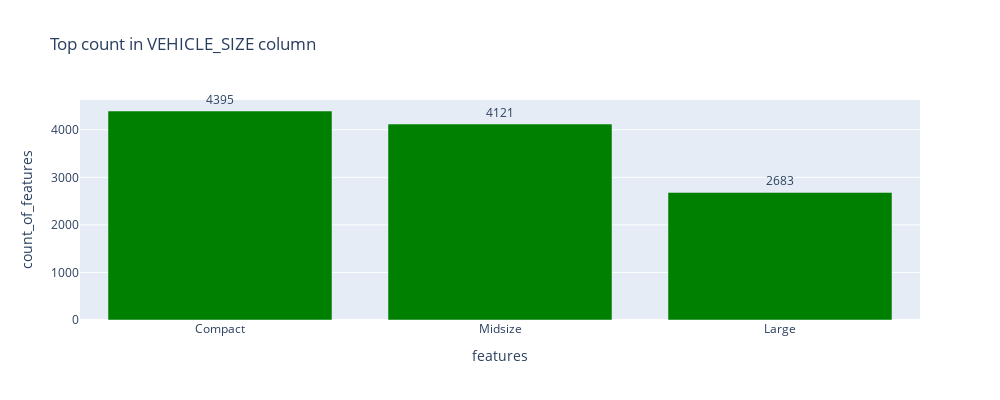

The code cell stored with this chart in its notebook:
### Code cell
categorical_count(cleaned_car_data, 'vehicle_size')

### Figure 1 — Plotly figure (JSON) as saved in the notebook; plotly's stock layout.template omitted (floating-point values rounded to 4 significant figures)
{"data": [{"alignmentgroup": "True", "cliponaxis": false, "hovertemplate": "features=%{x}<br>count_of_features=%{text}<extra></extra>", "legendgroup": "", "marker": {"color": "green", "pattern": {"shape": ""}}, "name": "", "offsetgroup": "", "orientation": "v", "showlegend": false, "text": [4395, 4121, 2683], "textangle": 0, "textfont": {"size": 12}, "textposition": "outside", "type": "bar", "x": ["Compact", "Midsize", "Large"], "xaxis": "x", "y": [4395, 4121, 2683], "yaxis": "y"}], "layout": {"barmode": "relative", "height": 400, "legend": {"tracegroupgap": 0}, "title": {"text": "Top count in VEHICLE_SIZE column"}, "width": 1000, "xaxis": {"anchor": "y", "domain": [0, 1], "title": {"text": "features"}}, "yaxis": {"anchor": "x", "domain": [0, 1], "title": {"text": "count_of_features"}}}}
